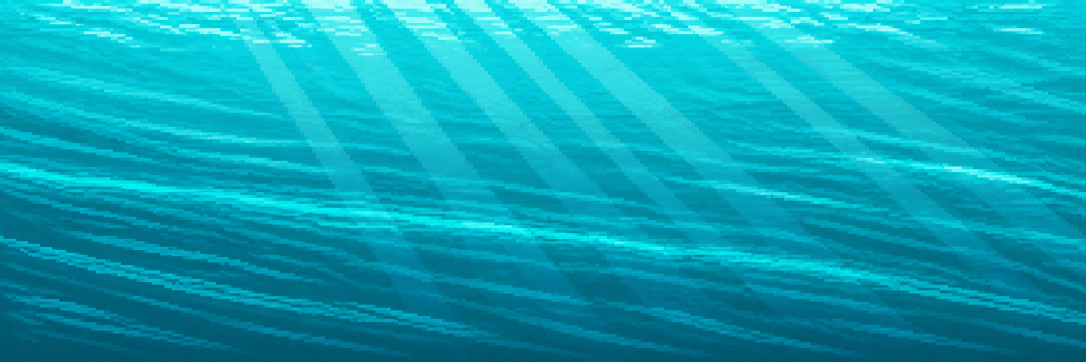
#> input picture assets/generated/backgrounds/stage3-turtle-highway/sources/sea-long-source-v2.png, 2172 x 724 px (shown at 1/2 size)
$ python build_stage3_background.py
#> lines starting #> are read from the running program, lines starting #| are printed output that depends on the picture
#!/usr/bin/env python3
"""Build Stage 3 Turtle Highway sea and connected parallax strips."""

from __future__ import annotations

import json
import statistics
from pathlib import Path

from PIL import Image, ImageDraw, ImageOps


ROOT = Path(__file__).resolve().parents[1]
RUN_DIR = ROOT / "assets" / "generated" / "backgrounds" / "stage3-turtle-highway"
SOURCE_DIR = RUN_DIR / "sources"
OUT_DIR = ROOT / "assets" / "backgrounds"
STRIP_WIDTH = 1440
PANEL_WIDTH = 480
SEA_SIZE = (1440, 270)
SEA_SEAM_MARGIN = 64

SEA_PALETTE = [
    (109, 238, 229), (72, 219, 215), (42, 198, 201), (22, 176, 185),
    (14, 151, 166), (10, 127, 148), (8, 104, 130), (7, 82, 111),
    (6, 63, 89), (5, 45, 70),
]
TERRAIN_PALETTE = [
    (5, 38, 52), (6, 55, 67), (7, 72, 82), (8, 91, 96),
    (10, 111, 109), (13, 133, 122), (20, 154, 139), (39, 177, 158),
    (74, 198, 181), (119, 218, 201), (166, 233, 216),
    (70, 109, 76), (105, 139, 82), (151, 158, 83),
    (194, 181, 102), (231, 216, 145), (248, 233, 174), (29, 83, 105),
]
LAYERS = {
    "far": {"height": 56, "parallax": 0.12, "source": "far-long-source-v1.png", "cap_width": 44, "cap_height": 15},
    "mid": {"height": 72, "parallax": 0.34, "source": "mid-long-source-v1.png", "cap_width": 60, "cap_height": 24},
    "near": {"height": 128, "parallax": 0.84, "source": "near-long-source-v1.png", "cap_width": 82, "cap_height": 42},
}


def nearest(pixel: tuple[int, int, int], palette: list[tuple[int, int, int]]) -> tuple[int, int, int]:
    r, g, b = pixel
    return min(palette, key=lambda c: (r - c[0]) ** 2 + (g - c[1]) ** 2 + (b - c[2]) ** 2)


# [28 lines left out: functions load_subject, repalette, not called in this run]


def column_top(image: Image.Image, x: int) -> int:
    return next((y for y in range(image.height) if image.getpixel((x, y))[3]), image.height - 1)


# [94 lines left out: functions fill_underbody, repair_wrap, build_cap, paste_wrapped, build_layer, not called in this run]


def blend(left: tuple[int, int, int], right: tuple[int, int, int], ratio: float) -> tuple[int, int, int]:
    return tuple(round(a * (1 - ratio) + b * ratio) for a, b in zip(left, right))


def build_sea() -> tuple[Image.Image, dict]:
    source = Image.open(SOURCE_DIR / "sea-long-source-v2.png").convert("RGB")
#> source is the input picture: PIL image 2172x724 RGB; mean R, G, B 10.7, 162.9, 182.1
    crop_height = round(source.width * SEA_SIZE[1] / SEA_SIZE[0])
#> crop_height = 407
    top = max(0, (source.height - crop_height) // 2)
#> top = 158
    crop_box = [0, top, source.width, top + crop_height]
#> crop_box = [0, 158, 2172, 565]
    output = source.crop(tuple(crop_box)).resize(SEA_SIZE, Image.Resampling.LANCZOS)
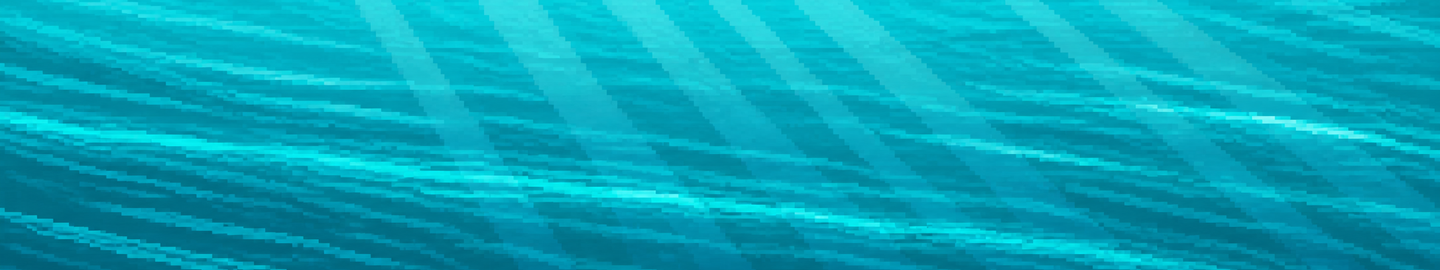
#> output: PIL image 1440x270 RGB; mean R, G, B 5.9, 164.5, 184.8
    pixels = output.load()
    for y in range(output.height):
        shared = blend(pixels[SEA_SEAM_MARGIN, y], pixels[output.width - 1 - SEA_SEAM_MARGIN, y], 0.5)
        for x in range(SEA_SEAM_MARGIN):
            ratio = x / SEA_SEAM_MARGIN
            pixels[x, y] = blend(shared, pixels[x, y], ratio)
            rx = output.width - 1 - x
            pixels[rx, y] = blend(shared, pixels[rx, y], ratio)
#> this loop made 270 passes
#> shared on passes 1 to 3: (4, 202, 218), (5, 204, 218), (2, 188, 207)
    rgba = Image.new("RGBA", output.size, (0, 0, 0, 255))
#> (the run stopped early here; a loop or call above may not have finished)

$ run again, with assets/generated/backgrounds/stage3-turtle-highway/sources/sea-long-source-v1.png copied over assets/generated/backgrounds/stage3-turtle-highway/sources/sea-long-source-v2.png
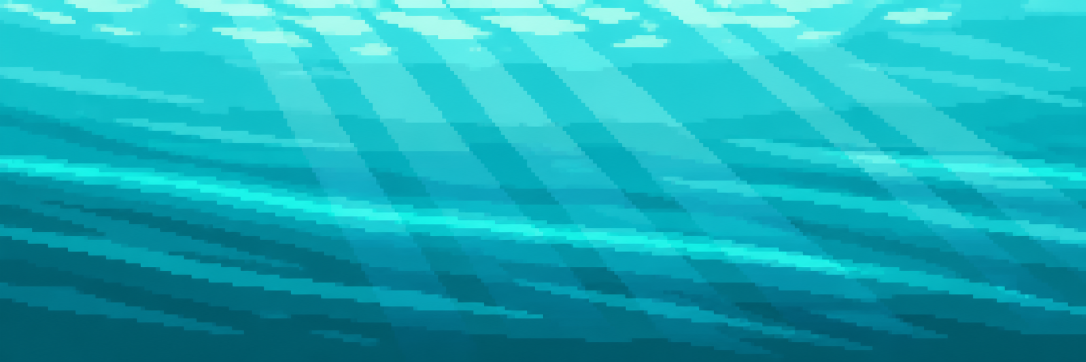
#> input picture assets/generated/backgrounds/stage3-turtle-highway/sources/sea-long-source-v1.png, 2172 x 724 px (shown at 1/2 size)
#> in build_sea, source is the input picture: PIL image 2172x724 RGB; mean R, G, B 28.1, 172.4, 183.4
#> in build_sea, `output = source.crop(tuple(crop_box)).resize(SEA_SIZE, Image.Resamplin..`:
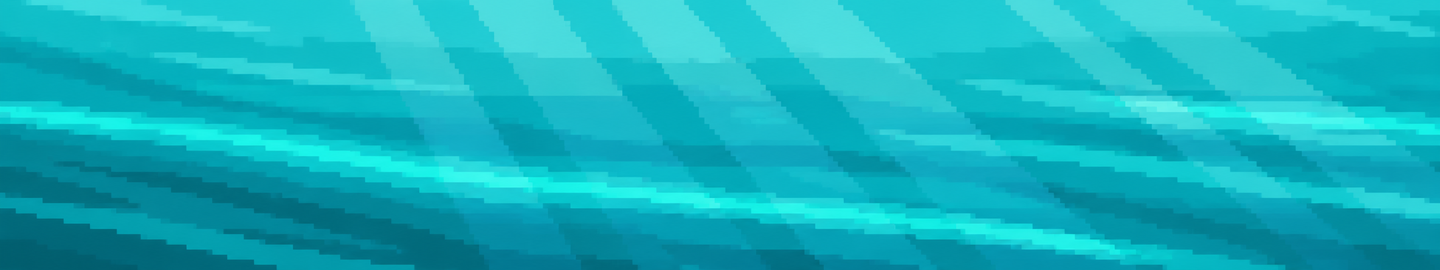
#> output: PIL image 1440x270 RGB; mean R, G, B 20.2, 177.7, 189.8
#> the loop in build_sea, `for y in range(output.height):` made 270 passes
#> shared on passes 1 to 3: (46, 210, 216), (46, 211, 216), (46, 211, 216)
